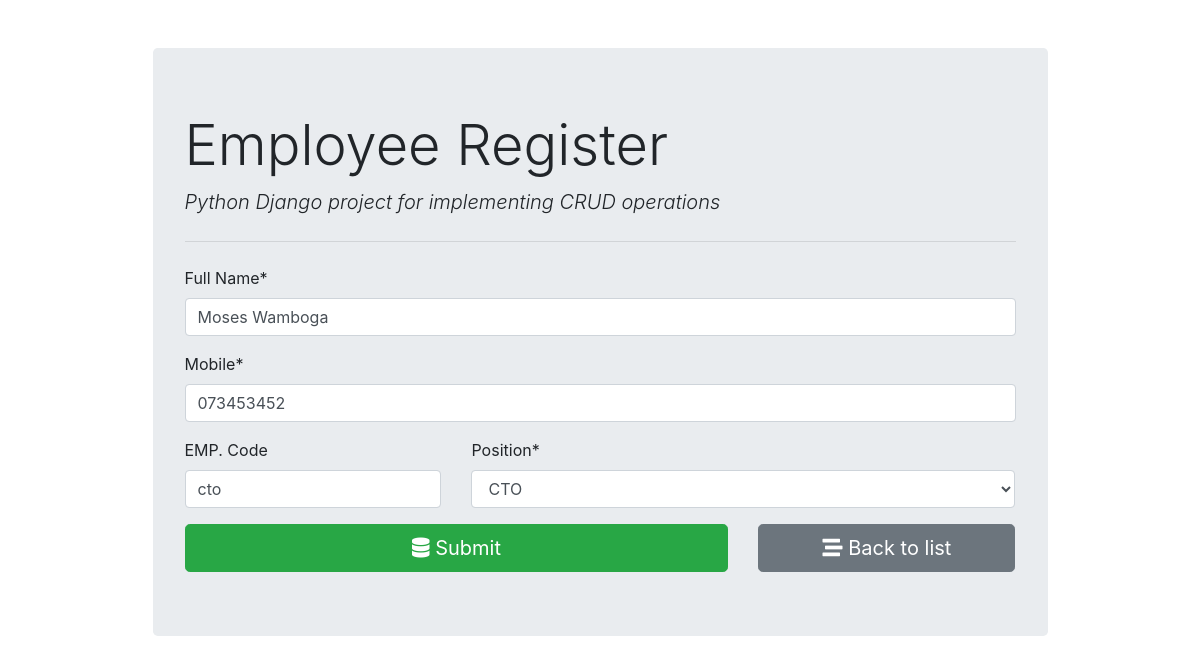
Screenshot of /employee/4/ with the database file from the repository.
### employee_register/models.py (models this page shows)
class Employee(models.Model):
    fullnames = models.CharField(max_length=50)
    emp_code = models.CharField(max_length=10)
    mobile = models.CharField(max_length=20)
    position = models.ForeignKey(Position, on_delete=models.CASCADE)

### employee_register/views.py (the view, shortened to what this page needs)
# urls.py: path('', views.employee_form, name='employee_insert'),
def employee_form(request, id=0):
    if request.method == "GET":
        if id == 0:
            form = EmployeeForm()
        else:
            employee = Employee.objects.get(pk=id)
            form = EmployeeForm(instance=employee)
        return render(request, "employee_register/employee_form.html", {'form': form})

### employee_register/forms.py
class EmployeeForm(forms.ModelForm):
    class Meta:
        model = Employee
        fields = ('fullnames','mobile','emp_code','position')
        labels = {
            'fullnames':'Full Name',
            'emp_code':'EMP. Code'
        }
    def __init__(self, *args, **kwargs):
        super(EmployeeForm,self).__init__(*args, **kwargs)
        self.fields['position'].empty_label = "Select"
        self.fields['emp_code'].required = False

### employee_register/models.py (called while the page is built)
    def __str__(self):
        return self.title

### employee_register/templates/employee_register/employee_form.html (shortened to what this page needs)
{% extends "employee_register/base.html" %}
{% load crispy_forms_tags %}
{% block content %}
<form action="" method="post" autocomplete="off">
    {{form.fullnames|as_crispy_field}}
    {{form.mobile|as_crispy_field}}
    <div class="row">
        <div class="col-md-4">
            {{form.emp_code|as_crispy_field}}
        </div>
        <div class="col-md-8">
            {{form.position|as_crispy_field}}
        </div>
    </div>
    <div class="row">
        <div class="col-md-8">
            <button type="submit" class="btn btn-success btn-block btn-lg"><i class="fas fa-database"></i>
                Submit</button>
        </div>
        <div class="col-md-4">
            <a href="{% url 'employee_list' %}" class="btn btn-secondary btn-block btn-lg">
                <i class="fas fa-stream"></i> Back to list
            </a>
        </div>
    </div>
</form>
{% endblock content %}

### rows the page displays
Employee: fullnames "Moses Wamboga", mobile "073453452", emp_code "cto", position "CTO"
